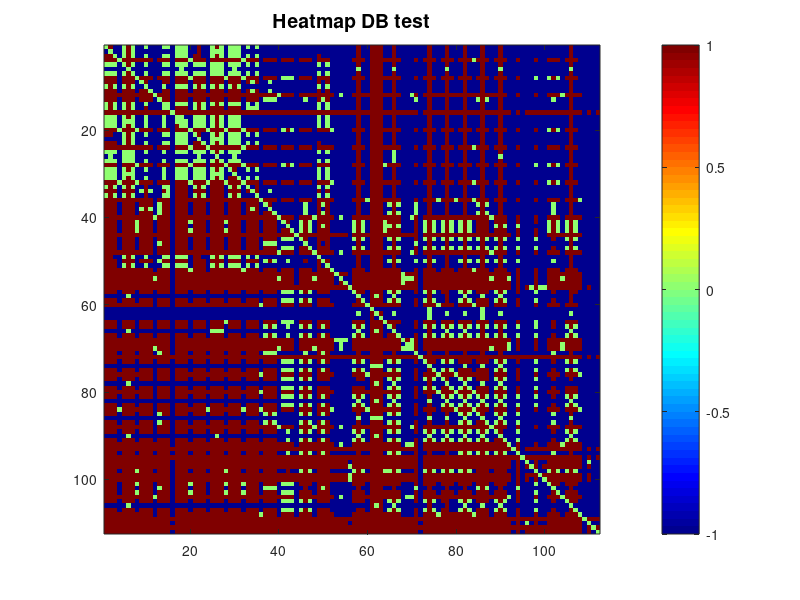

The MATLAB source for this figure:
clear all
clc
close all

%%

load  DB_test


%% Calculating significance

% for i = 1:length(mTvalue)
%     for j = 1:length(mTvalue)
%         if (mTvalue(i,j)) > 3.291  
%             mTvalue_new(i,j) = 6;
%         end
%         if (mTvalue(i,j)) > 3.09
%             mTvalue_new(i,j) = 5;
%         end
%         if (mTvalue(i,j)) > 2.576
%             mTvalue_new(i,j) = 4;
%         end
%         if (mTvalue(i,j)) > 2.326
%             mTvalue_new(i,j) = 3;
%         end
%         if (mTvalue(i,j)) > 1.96
%             mTvalue_new(i,j) = 2;
%         end
%         if (mTvalue(i,j)) > 1.645
%             mTvalue_new(i,j) = 1;
%         end
%         if (mTvalue(i,j)) < 1.645 && (mTvalue(i,j)) > -1.645
%             mTvalue_new(i,j) = 0;
%         end
%         if (mTvalue(i,j)) < -1.645
%             mTvalue_new(i,j) = -1;
%         end
%         if (mTvalue(i,j)) < -1.96
%             mTvalue_new(i,j) = -2;
%         end
%         if (mTvalue(i,j)) < -2.326
%             mTvalue_new(i,j) = -3;
%         end
%         if (mTvalue(i,j)) < -2.576
%             mTvalue_new(i,j) = -4;
%         end
%         if (mTvalue(i,j)) < -3.09
%             mTvalue_new(i,j) = -5;
%         end
%         if (mTvalue(i,j)) < -3.291  
%             mTvalue_new(i,j) = -6;
%         end
%     end
% end


%% 

mTvalue(isnan(mTvalue))=0;
for i = 1:length(mTvalue)
    for j = 1:length(mTvalue)
        if (mTvalue(i,j)) > 1.645
            mTvalue(i,j) = 1;
        elseif  mTvalue(i,j) < 1.645 && mTvalue(i,j) > -1.645
            mTvalue(i,j) = 0;
        elseif (mTvalue(i,j)) < -1.645
            mTvalue(i,j) = -1;
        end
    end
end
            

%%
imagesc(mTvalue)%plot matrix
% set(gca, 'XTick', 1:n); % center x-axis ticks on bins
% set(gca, 'YTick', 1:n); % center y-axis ticks on bins
% set(gca, 'XTickLabel', L); % set x-axis labels
% set(gca, 'YTickLabel', L); % set y-axis labels
title('Heatmap DB test', 'FontSize', 14); % set title
colormap('jet'); % set the colorscheme
colorbar; % enable colorbar


